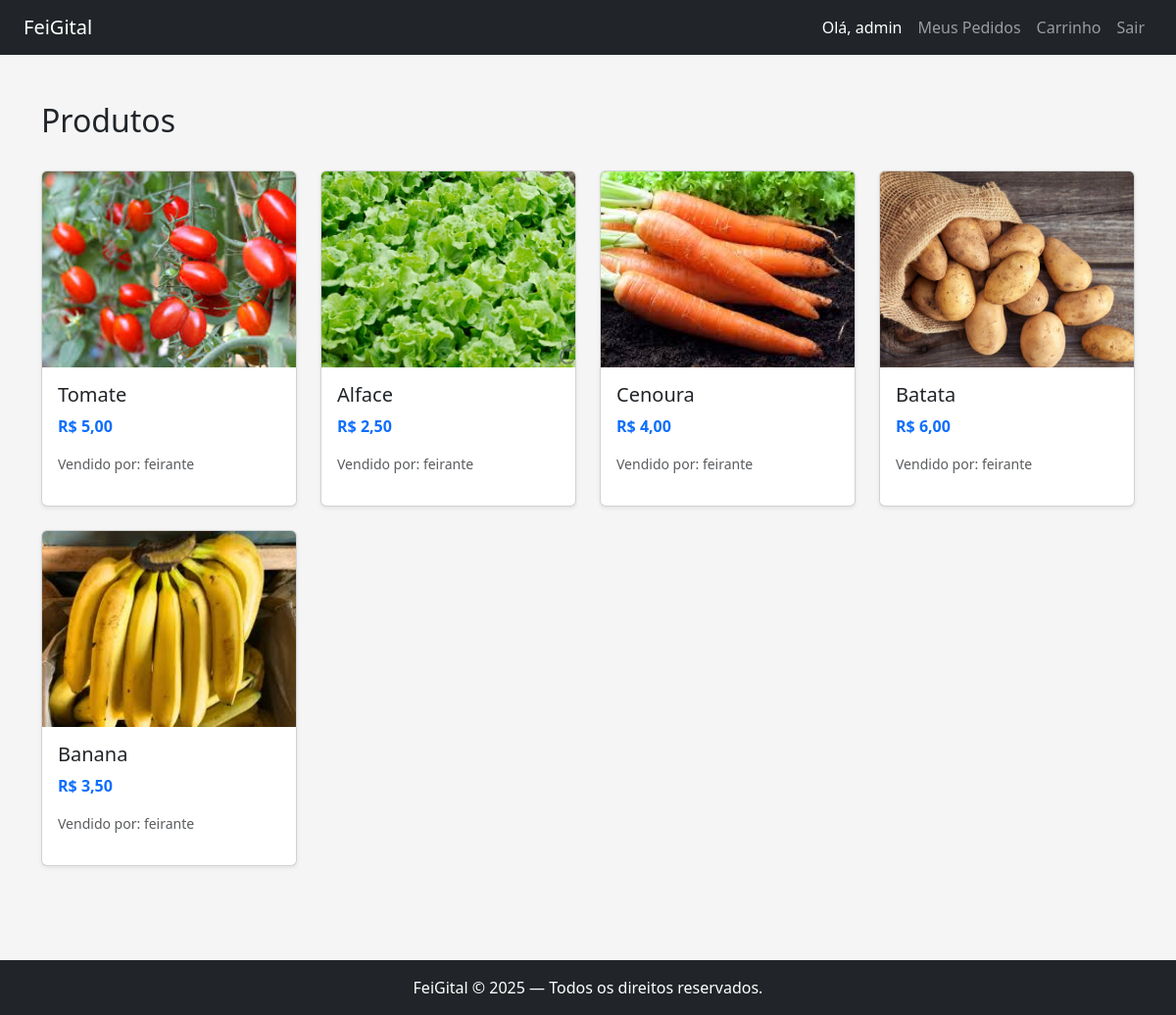
Screenshot of /produtos/ (signed in) with the database file from the repository.
### feigitalApp/models.py (models this page shows, shortened)
class Usuario(AbstractUser):
    TIPO_USER = [
        ('feirante', 'Feirante'),
        ('cliente', 'Cliente')
    ]
    tipo = models.CharField(choices=TIPO_USER)

class Produto(models.Model):
    nome = models.CharField(max_length=50)
    preco = models.DecimalField(max_digits=8, decimal_places=2)
    validade = models.DateField()
    banca = models.ForeignKey(Usuario, on_delete=models.CASCADE, related_name="produtos")
    img = models.ImageField(upload_to='media', blank=True, null=True)

### feigitalApp/views.py (the view)
# urls.py: path('', ListarProduto.as_view(), name='index_produtos'),
class ListarProduto(ListView):
    model = Produto
    context_object_name = 'produtos'
    template_name = 'produto/listar.html'

### templates/static/produto/listar.html (shortened to what this page needs)
{% extends 'base.html' %}
{% load static %}
{% block content %}
<div class="container py-5">
    <div class="d-flex justify-content-between align-items-center mb-4">
        <h2>Produtos</h2>
    </div>
    <div class="row g-4">
        {% for p in produtos %}
            <div class="col-md-4 col-lg-3">
                <div class="card h-100 shadow-sm">
                    {% if p.img %}
                        <img src="{{ p.img.url }}" class="card-img-top" alt="{{ p.nome }}" style="height: 200px; object-fit: cover;">
                    {% else %}
                        <div class="d-flex align-items-center justify-content-center bg-secondary text-white" style="height: 200px;">
                            <span>Sem imagem</span>
                        </div>
                    {% endif %}
                    <div class="card-body d-flex flex-column">
                        <h5 class="card-title">{{ p.nome }}</h5>
                        <p class="card-text text-primary fw-bold">R$ {{ p.preco }}</p>
                        <p class="card-text small text-muted">Vendido por: {{ p.banca.username }}</p>
                    </div>
                </div>
            </div>
        {% empty %}
            <div class="col-12 text-center">
                <p class="text-muted">Nenhum produto cadastrado.</p>
            </div>
        {% endfor %}
    </div>
</div>
{% endblock %}

### templates/static/base.html (shortened to what this page needs)
{% load static %}
<!DOCTYPE html>
<html lang="pt-br">
    <head>
        <link
            href="https://cdn.jsdelivr.net/npm/bootstrap@5.3.0/dist/css/bootstrap.min.css"
            rel="stylesheet">
    </head>
    <body>
        <nav class="navbar navbar-expand-lg navbar-dark bg-dark px-4">
            <a class="navbar-brand" href="/">FeiGital</a>
            <div class="collapse navbar-collapse" id="menu">
                <ul class="navbar-nav ms-auto">
                    {% if user.is_authenticated %}
                        <li class="nav-item"><span class="nav-link text-white">Olá, {{ user.username }}</span></li>
                        {% if user.tipo == 'feirante' %}
                             <li class="nav-item"><a class="nav-link" href="{% url 'dashboard_feirante' %}">Meu Painel</a></li>
                             <li class="nav-item"><a class="nav-link" href="{% url 'criar_produto' %}">Cadastrar Produto</a></li>
                        {% else %}
                             <li class="nav-item"><a class="nav-link" href="{% url 'meus_pedidos' %}">Meus Pedidos</a></li>
                             <li class="nav-item"><a class="nav-link" href="{% url 'ver_carrinho' %}">Carrinho</a></li>
                        {% endif %}
                         <form action="{% url 'logout' %}" method="post" style="display:inline;">
                            <button type="submit" class="nav-link btn btn-link" style="color: rgba(255,255,255,.55);">Sair</button>
                        </form>
                    {% else %}
                        <li class="nav-item"><a class="nav-link" href="{% url 'login_usuario' %}">Login</a></li>
                        <li class="nav-item"><a class="nav-link" href="{% url 'cadastro_usuario' %}">Cadastrar-se</a></li>
                    {% endif %}
                </ul>
            </div>
        </nav>
        <main>
            {% block content %}
            {% endblock %}
        </main>
        <footer class="bg-dark text-white text-center py-3 mt-5">
            FeiGital © 2025 — Todos os direitos reservados.
        </footer>
    </body>
</html>

### rows the page displays
Usuario: username "admin"
Produto: img (picture), nome "Tomate", preco "5,00", banca.username "feirante"
Produto: img (picture), nome "Alface", preco "2,50", banca.username "feirante"
Produto: img (picture), nome "Cenoura", preco "4,00", banca.username "feirante"
Produto: img (picture), nome "Batata", preco "6,00", banca.username "feirante"
Produto: img (picture), nome "Banana", preco "3,50", banca.username "feirante"
